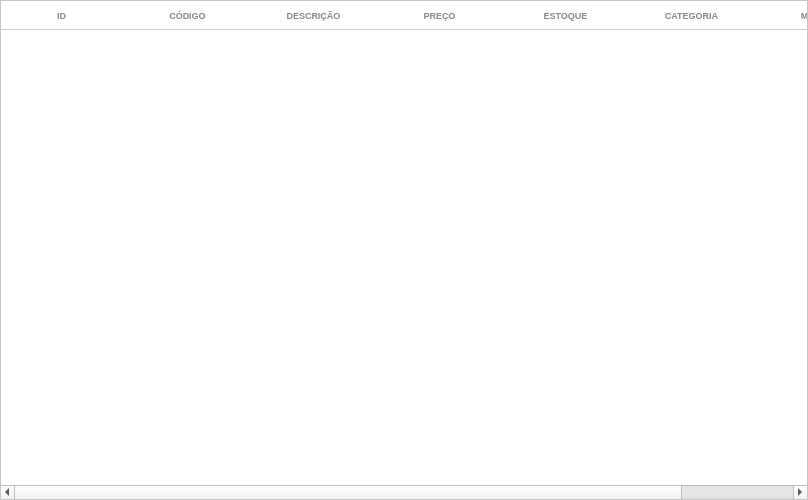
<?xml version="1.0" encoding="UTF-8"?>
<ui version="4.0">
 <class>MainWindow</class>
 <widget class="QMainWindow" name="MainWindow">
  <property name="windowModality">
   <enum>Qt::WindowModal</enum>
  </property>
  <property name="enabled">
   <bool>true</bool>
  </property>
  <property name="geometry">
   <rect>
    <x>0</x>
    <y>0</y>
    <width>808</width>
    <height>500</height>
   </rect>
  </property>
  <property name="minimumSize">
   <size>
    <width>808</width>
    <height>500</height>
   </size>
  </property>
  <property name="maximumSize">
   <size>
    <width>808</width>
    <height>500</height>
   </size>
  </property>
  <property name="mouseTracking">
   <bool>false</bool>
  </property>
  <property name="acceptDrops">
   <bool>false</bool>
  </property>
  <property name="windowTitle">
   <string/>
  </property>
  <property name="toolTip">
   <string/>
  </property>
  <property name="statusTip">
   <string/>
  </property>
  <property name="whatsThis">
   <string/>
  </property>
  <property name="windowFilePath">
   <string/>
  </property>
  <property name="animated">
   <bool>false</bool>
  </property>
  <property name="documentMode">
   <bool>false</bool>
  </property>
  <property name="tabShape">
   <enum>QTabWidget::Rounded</enum>
  </property>
  <property name="unifiedTitleAndToolBarOnMac">
   <bool>false</bool>
  </property>
  <widget class="QWidget" name="centralwidget">
   <property name="minimumSize">
    <size>
     <width>808</width>
     <height>500</height>
    </size>
   </property>
   <property name="maximumSize">
    <size>
     <width>808</width>
     <height>500</height>
    </size>
   </property>
   <layout class="QGridLayout" name="gridLayout">
    <property name="leftMargin">
     <number>0</number>
    </property>
    <property name="topMargin">
     <number>0</number>
    </property>
    <property name="rightMargin">
     <number>0</number>
    </property>
    <property name="bottomMargin">
     <number>0</number>
    </property>
    <property name="spacing">
     <number>0</number>
    </property>
    <item row="0" column="0">
     <widget class="QTableWidget" name="TableWidget_Produto">
      <property name="sizePolicy">
       <sizepolicy hsizetype="Preferred" vsizetype="Preferred">
        <horstretch>0</horstretch>
        <verstretch>0</verstretch>
       </sizepolicy>
      </property>
      <property name="minimumSize">
       <size>
        <width>808</width>
        <height>0</height>
       </size>
      </property>
      <property name="maximumSize">
       <size>
        <width>808</width>
        <height>16777215</height>
       </size>
      </property>
      <property name="styleSheet">
       <string notr="true">QHeaderView:section{
background-color: rgb(255, 255, 255);
padding: 5px 5px 5px 0px ;
font-size: 9px;
font-family: &quot;Arial&quot;;
font-weight: bold;
color: rgb(136, 136, 136);
border:none;
border-bottom: 1px solid #CCC;
}
QTableView{
background-color: rgb(255, 255, 255);
font-size: 12px;
color: rgb(113, 113, 113);

}
</string>
      </property>
      <property name="frameShape">
       <enum>QFrame::StyledPanel</enum>
      </property>
      <property name="alternatingRowColors">
       <bool>false</bool>
      </property>
      <property name="showGrid">
       <bool>true</bool>
      </property>
      <property name="sortingEnabled">
       <bool>false</bool>
      </property>
      <attribute name="horizontalHeaderCascadingSectionResizes">
       <bool>false</bool>
      </attribute>
      <attribute name="horizontalHeaderDefaultSectionSize">
       <number>126</number>
      </attribute>
      <attribute name="verticalHeaderCascadingSectionResizes">
       <bool>false</bool>
      </attribute>
      <column>
       <property name="text">
        <string>ID</string>
       </property>
      </column>
      <column>
       <property name="text">
        <string>CÓDIGO</string>
       </property>
      </column>
      <column>
       <property name="text">
        <string>DESCRIÇÃO</string>
       </property>
      </column>
      <column>
       <property name="text">
        <string>PREÇO</string>
       </property>
      </column>
      <column>
       <property name="text">
        <string>ESTOQUE</string>
       </property>
      </column>
      <column>
       <property name="text">
        <string>CATEGORIA</string>
       </property>
      </column>
      <column>
       <property name="text">
        <string>MARCA</string>
       </property>
      </column>
     </widget>
    </item>
   </layout>
  </widget>
 </widget>
 <resources/>
 <connections/>
</ui>
